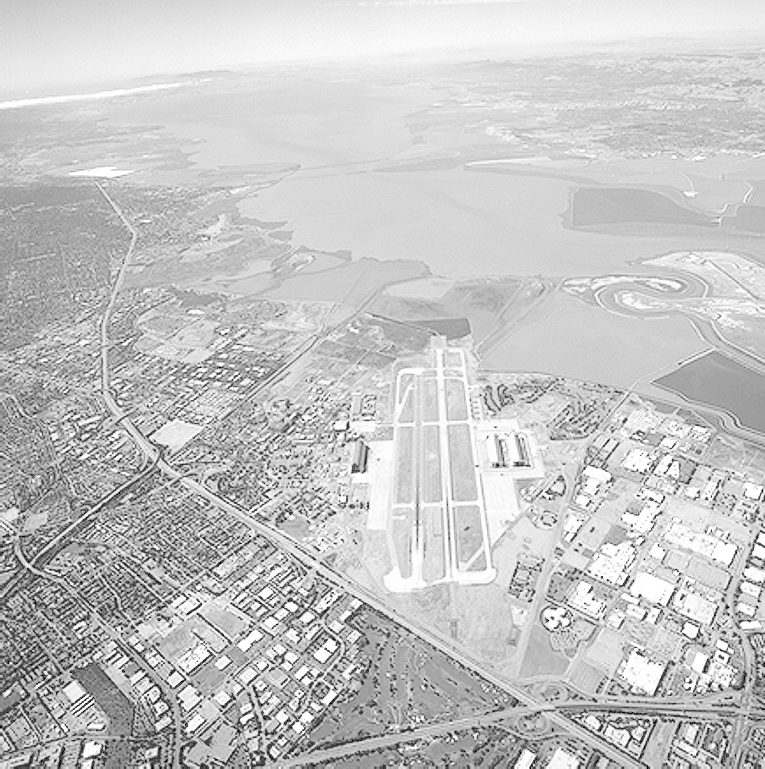
#> input picture 02_mejoramiento_de_imagenes/Fig0309(a)(washed_out_aerial_image).tif, 765 x 769 px
$ python punto_1.py
#> lines starting #> are read from the running program, lines starting #| are printed output that depends on the picture
import cv2 as cv
import numpy as np
import matplotlib.pyplot as plt
from numpy._typing import NDArray


def calculate_histogram(
    image: np.ndarray,
) -> tuple[NDArray[np.uint8], NDArray[np.float64]]:
    width, height = image.shape

    x = np.linspace(0, 255, num=256, dtype=np.uint8)
    y = np.zeros(256)

    for w in range(width):
        for h in range(height):
            v = image[w, h]
            y[v] = y[v] + 1

    return x, y


def equalize_image(image: np.ndarray) -> NDArray[np.float64]:
    width, height = image.shape
    _, y = calculate_histogram(image)

    k = 255 / (width * height)
    sum = 0

    equalized_image = np.zeros(image.shape, image.dtype)

    for w in range(width):
        for h in range(height):
            for s in range(image[w, h]):
                sum += y[s]
            equalized_image[w, h] = k * sum
            sum = 0

    return equalized_image


def main() -> None:
    image_original = cv.imread(
        "Fig0309(a)(washed_out_aerial_image).tif", cv.IMREAD_GRAYSCALE
    )
#> image_original is the input picture: shape (769, 765); min 0, max 255, mean 197.1
    image_equalized = equalize_image(image_original)
#> after the loop in calculate_histogram, `for w in range(width):`: y = 256 values, max 15137 at index 213, min 0 at index 1, mean 2298
#> after the loop in equalize_image, `for w in range(width):`:
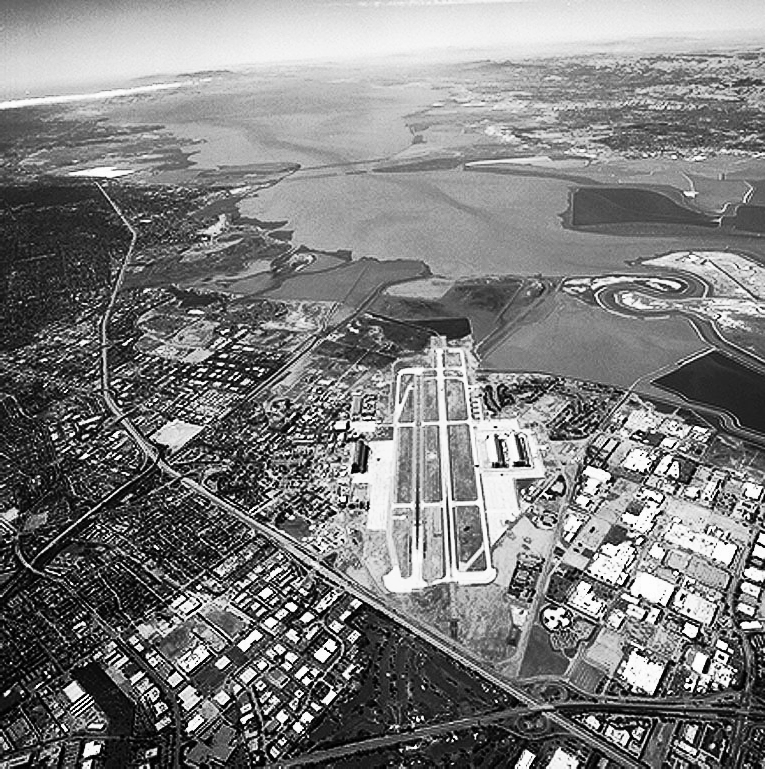
#> equalized_image: shape (769, 765); min 0, max 253, mean 125.7

    x_original, y_original = calculate_histogram(image_original)
#> x_original = 256 values from 0 to 255; y_original has the same summary as y in calculate_histogram
    x_eq, y_eq = calculate_histogram(image_equalized)
#> x_eq = 256 values from 0 to 255; y_eq = 256 values, max 15137 at index 147, min 0 at index 2, mean 2298

    cv.imshow("imagen", cv.hconcat([image_original, image_equalized]))
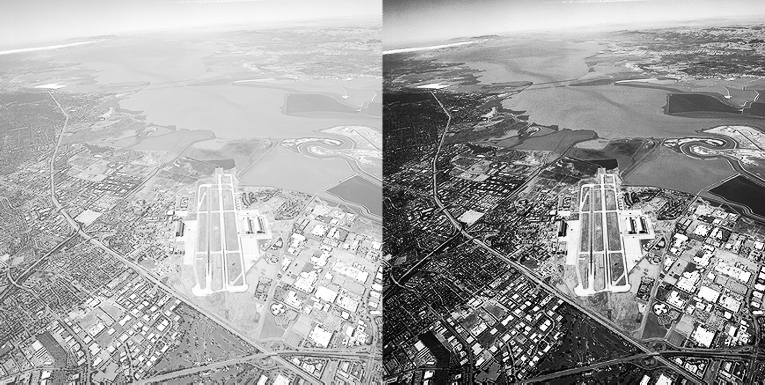
#> window 'imagen': shape (769, 1530) (shown at 1/2 size); min 0, max 255, mean 161.4

    while True:
        k = cv.waitKey(0) & 0xFF
#> (key Esc is pressed here)
        if k == 27:
            cv.destroyAllWindows()
            break

    plt.subplot(1, 2, 1)
    plt.bar(x_original, y_original)
    plt.subplot(1, 2, 2)
    plt.bar(x_eq, y_eq)
    plt.show()
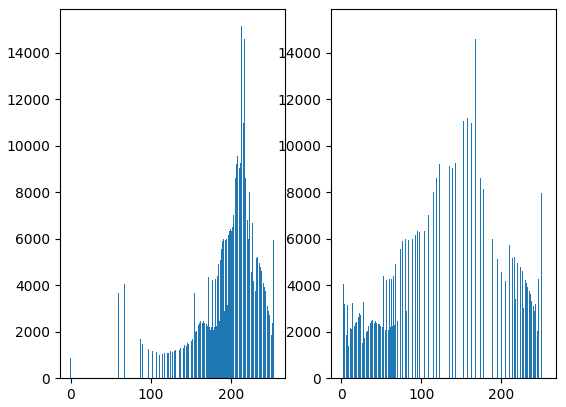
#> figure drawn by matplotlib, 2 panels; panel 1: tallest bar 15137 high, from x = 212.6 to 213.4; panel 2: tallest bar 15137 high, from x = 146.6 to 147.4


if __name__ == "__main__":
    main()
